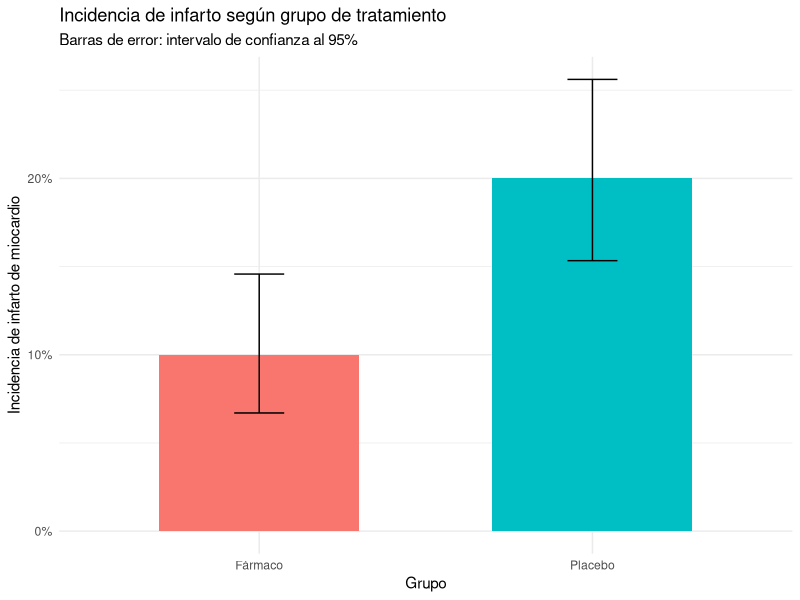

Write R code to recreate this figure.
## ---- chunk 1
knitr::opts_chunk$set(echo = TRUE, message = FALSE, warning = FALSE)
library(tidyverse)
library(pwr)
## ---- chunk 2
# Tabla de contingencia: filas = grupo, columnas = resultado (infarto, no infarto)
tabla <- matrix(c(25, 225, 50, 200),
                 nrow = 2, byrow = TRUE,
                 dimnames = list(Grupo = c("Farmaco", "Placebo"),
                                  Resultado = c("Infarto", "No infarto")))
tabla
## ---- chunk 3
# Incidencias del evento en cada grupo
i_e <- tabla["Farmaco", "Infarto"] / sum(tabla["Farmaco", ])
i_c <- tabla["Placebo", "Infarto"] / sum(tabla["Placebo", ])
c(I_e = i_e, I_c = i_c)
## ---- chunk 4
# Reducción relativa del riesgo, reducción absoluta del riesgo y NNT
rrr <- (i_c - i_e) / i_c
rar <- i_c - i_e
nnt <- 1 / rar
c(RRR = rrr, RAR = rar, NNT = ceiling(nnt))
## ---- chunk 5
ic_farmaco <- prop.test(tabla["Farmaco", "Infarto"], sum(tabla["Farmaco", ]))
ic_placebo <- prop.test(tabla["Placebo", "Infarto"], sum(tabla["Placebo", ]))

incidencias <- tibble(
  grupo = c("Fármaco", "Placebo"),
  incidencia = c(ic_farmaco$estimate, ic_placebo$estimate),
  ic_inf = c(ic_farmaco$conf.int[1], ic_placebo$conf.int[1]),
  ic_sup = c(ic_farmaco$conf.int[2], ic_placebo$conf.int[2])
)
incidencias
## ---- chunk 6
ggplot(incidencias, aes(x = grupo, y = incidencia, fill = grupo)) +
  geom_col(width = 0.6, show.legend = FALSE) +
  geom_errorbar(aes(ymin = ic_inf, ymax = ic_sup), width = 0.15) +
  scale_y_continuous(labels = scales::percent) +
  labs(x = "Grupo",
       y = "Incidencia de infarto de miocardio",
       title = "Incidencia de infarto según grupo de tratamiento",
       subtitle = "Barras de error: intervalo de confianza al 95%") +
  theme_minimal()
## ---- chunk 7
tamano_efecto <- ES.h(p1 = 0.10, p2 = 0.20)
tamano_efecto
## ---- chunk 8
calculo_muestra <- pwr.2p.test(h = tamano_efecto, sig.level = 0.05, power = 0.8)
calculo_muestra
## ---- chunk 9
n_por_grupo <- ceiling(calculo_muestra$n)
n_por_grupo
